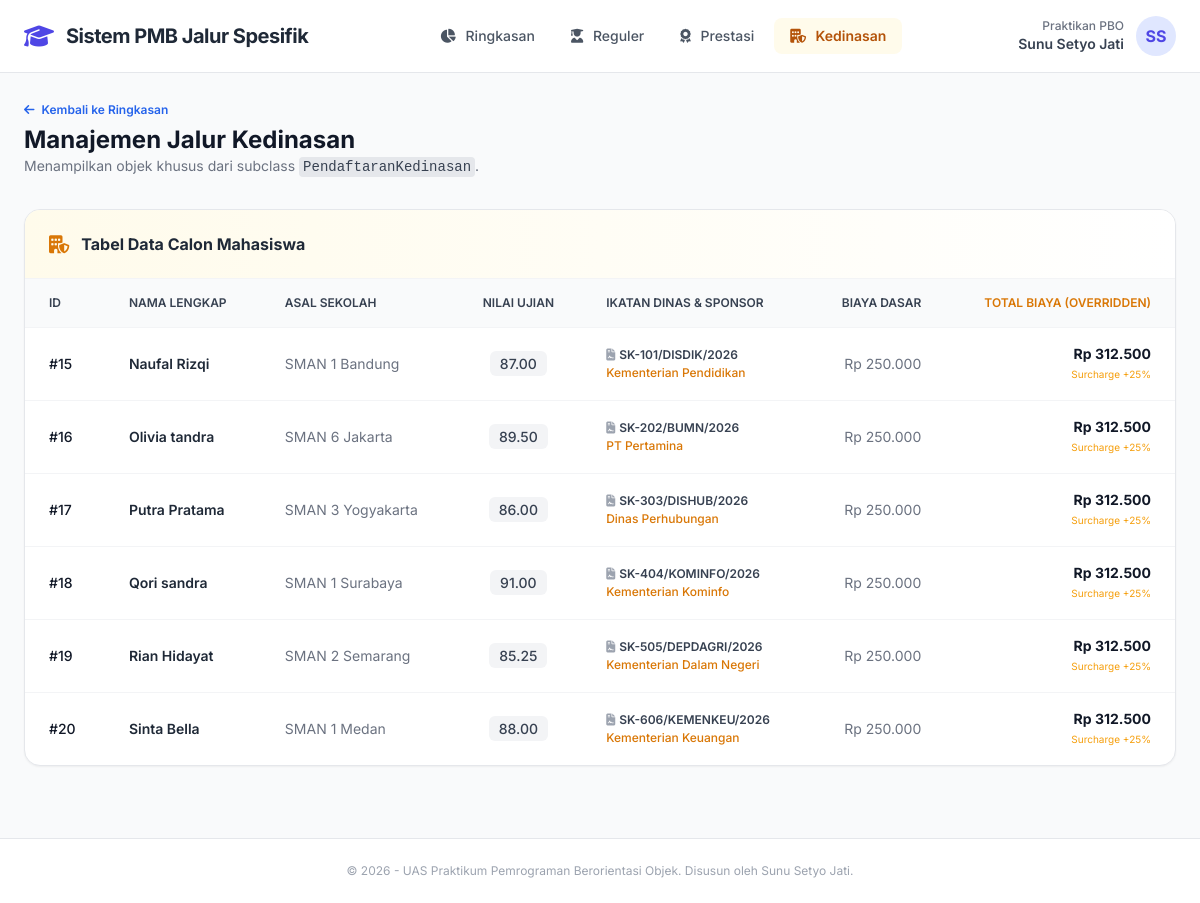
/index.php?page=kedinasan, run on the app's committed database.
### tables this page shows
CREATE TABLE `tabel_pendaftaran` (
  `id_pendaftaran` int NOT NULL,
  `nama_calon` varchar(100) NOT NULL,
  `asal_sekolah` varchar(100) NOT NULL,
  `nilai_ujian` decimal(5,2) NOT NULL,
  `biaya_pendaftaran_dasar` decimal(10,2) NOT NULL,
  `jalur_pendaftaran` enum('Reguler','Prestasi','Kedinasan') NOT NULL,
  `pilihan_prodi` varchar(100) DEFAULT NULL,
  `lokasi_kampus` varchar(100) DEFAULT NULL,
  `jenis_prestasi` varchar(100) DEFAULT NULL,
  `tingkat_prestasi` varchar(50) DEFAULT NULL,
  `sk_ikatan_dinas` varchar(100) DEFAULT NULL,
  `instansi_sponsor` varchar(100) DEFAULT NULL
);

### PendaftaranKedinasan.php (called while the page is built, shortened)
<?php
require_once 'Pendaftaran.php';
class PendaftaranKedinasan extends Pendaftaran {
    private $sk_ikatan_dinas;
    private $instansi_sponsor;
    public function __construct($id_pendaftaran, $nama_calon, $asal_sekolah, $nilai_ujian, $biaya_pendaftaran_dasar, $sk_ikatan_dinas, $instansi_sponsor) {
        $this->sk_ikatan_dinas = $sk_ikatan_dinas;
        $this->instansi_sponsor = $instansi_sponsor;
    }
    public function getSkIkatanDinas() { return $this->sk_ikatan_dinas; }
    public function getInstansiSponsor() { return $this->instansi_sponsor; }
    public function hitungTotalBiaya() {
        return $this->biaya_pendaftaran_dasar * 1.25;
    }
    public static function getDaftarKedinasan($db) {
        $query = "SELECT * FROM tabel_pendaftaran WHERE jalur_pendaftaran = 'Kedinasan'";
        $stmt = $db->prepare($query);
        $stmt->execute();
        $list = [];
        while ($row = $stmt->fetch(PDO::FETCH_ASSOC)) {
            $list[] = new PendaftaranKedinasan(
                $row['id_pendaftaran'],
                $row['nama_calon'],
                $row['asal_sekolah'],
                $row['nilai_ujian'],
                $row['biaya_pendaftaran_dasar'],
                $row['sk_ikatan_dinas'],
                $row['instansi_sponsor']
            );
        }
        return $list;
    }
}
?>

### Pendaftaran.php (called while the page is built, shortened)
<?php
abstract class Pendaftaran {
    protected $id_pendaftaran;
    protected $nama_calon;
    protected $asal_sekolah;
    protected $nilai_ujian;
    protected $biaya_pendaftaran_dasar;
    public function __construct($id_pendaftaran, $nama_calon, $asal_sekolah, $nilai_ujian, $biaya_pendaftaran_dasar) {
        $this->id_pendaftaran = $id_pendaftaran;
        $this->nama_calon = $nama_calon;
        $this->asal_sekolah = $asal_sekolah;
        $this->nilai_ujian = $nilai_ujian;
        $this->biaya_pendaftaran_dasar = $biaya_pendaftaran_dasar;
    }
    public function getIdPendaftaran() { return $this->id_pendaftaran; }
    public function getNamaCalon() { return $this->nama_calon; }
    public function getAsalSekolah() { return $this->asal_sekolah; }
    public function getNilaiUjian() { return $this->nilai_ujian; }
    public function getBiayaPendaftaranDasar() { return $this->biaya_pendaftaran_dasar; }
}
?>

### index.php (the view, shortened to what this page needs)
<?php
require_once 'Pendaftaran.php';
require_once 'PendaftaranKedinasan.php';
$database = new Database();
$db = $database->getConnection();
$page = isset($_GET['page']) ? $_GET['page'] : 'dashboard';
$daftarReguler   = PendaftaranReguler::getDaftarReguler($db);
$daftarPrestasi  = PendaftaranPrestasi::getDaftarPrestasi($db);
$daftarKedinasan = PendaftaranKedinasan::getDaftarKedinasan($db);
$totalReguler = count($daftarReguler);
$totalPrestasi = count($daftarPrestasi);
$totalKedinasan = count($daftarKedinasan);
$totalSemua = $totalReguler + $totalPrestasi + $totalKedinasan;
?>
<!DOCTYPE html>
<html lang="id">
<head>
    <script src="https://cdn.tailwindcss.com"></script>
    <link rel="stylesheet" href="https://cdnjs.cloudflare.com/ajax/libs/font-awesome/6.4.0/css/all.min.css">
</head>
<body class="bg-gray-50 min-h-screen">
    <nav class="bg-white border-b border-gray-200 fixed top-0 z-50 w-full px-6 py-4">
        <div class="flex items-center justify-between">
            <div class="flex items-center justify-start">
                <i class="fa-solid fa-graduation-cap text-indigo-600 text-2xl mr-3"></i>
                <span class="text-xl font-bold text-gray-800 tracking-tight">Sistem PMB Jalur Spesifik</span>
            </div>
            <div class="hidden md:flex space-x-1 font-medium text-sm">
                <a href="index.php?page=dashboard" class="px-4 py-2 rounded-lg transition-colors <?= $page == 'dashboard' ? 'bg-indigo-50 text-indigo-700 font-semibold' : 'text-gray-600 hover:bg-gray-100' ?>">
                    <i class="fa-solid fa-chart-pie mr-1.5"></i> Ringkasan
                </a>
                <a href="index.php?page=reguler" class="px-4 py-2 rounded-lg transition-colors <?= $page == 'reguler' ? 'bg-blue-50 text-blue-700 font-semibold' : 'text-gray-600 hover:bg-gray-100' ?>">
                    <i class="fa-solid fa-user-graduate mr-1.5"></i> Reguler
                </a>
                <a href="index.php?page=prestasi" class="px-4 py-2 rounded-lg transition-colors <?= $page == 'prestasi' ? 'bg-green-50 text-green-700 font-semibold' : 'text-gray-600 hover:bg-gray-100' ?>">
                    <i class="fa-solid fa-award mr-1.5"></i> Prestasi
                </a>
                <a href="index.php?page=kedinasan" class="px-4 py-2 rounded-lg transition-colors <?= $page == 'kedinasan' ? 'bg-amber-50 text-amber-700 font-semibold' : 'text-gray-600 hover:bg-gray-100' ?>">
                    <i class="fa-solid fa-building-shield mr-1.5"></i> Kedinasan
                </a>
            </div>
            <div class="flex items-center space-x-3">
                <div class="text-right">
                    <p class="text-xs text-gray-500 font-medium">Praktikan PBO</p>
                    <p class="text-sm font-semibold text-gray-700">Sunu Setyo Jati</p>
                </div>
                <div class="w-10 h-10 bg-indigo-100 rounded-full flex items-center justify-center text-indigo-600 font-bold">SS</div>
            </div>
        </div>
    </nav>
    <div class="p-6 pt-24 max-w-7xl mx-auto space-y-8">
        <?php if ($page == 'dashboard'): ?>
            <div>
                <h1 class="text-2xl font-bold text-gray-900 tracking-tight">Selamat Datang di Portal PMB</h1>
                <p class="text-sm text-gray-500 mt-1">Gunakan menu navigasi di atas untuk berpindah halaman dan melihat detail spesifik data subclass.</p>
            </div>
            <div class="grid grid-cols-1 sm:grid-cols-2 lg:grid-cols-4 gap-6">
                <div class="bg-white p-6 rounded-2xl border border-gray-100 shadow-sm flex items-center justify-between">
                    <div>
                        <p class="text-sm font-medium text-gray-400 uppercase">Total Semua Pendaftar</p>
                        <h3 class="text-3xl font-bold text-gray-800 mt-1"><?= $totalSemua; ?></h3>
                    </div>
                    <div class="p-4 bg-gray-100 text-gray-600 rounded-xl"><i class="fa-solid fa-users text-xl"></i></div>
                </div>
                <a href="index.php?page=reguler" class="bg-white p-6 rounded-2xl border border-gray-100 shadow-sm flex items-center justify-between hover:border-blue-300 transition-all group">
                    <div>
                        <p class="text-sm font-medium text-gray-400 uppercase">Jalur Reguler</p>
                        <h3 class="text-3xl font-bold text-blue-600 mt-1"><?= $totalReguler; ?></h3>
                        <span class="text-xs text-blue-500 group-hover:underline mt-1 block">Buka Halaman <i class="fa-solid fa-arrow-right ml-1"></i></span>
                    </div>
                    <div class="p-4 bg-blue-50 text-blue-600 rounded-xl"><i class="fa-solid fa-user-graduate text-xl"></i></div>
                </a>
                <a href="index.php?page=prestasi" class="bg-white p-6 rounded-2xl border border-gray-100 shadow-sm flex items-center justify-between hover:border-green-300 transition-all group">
                    <div>
                        <p class="text-sm font-medium text-gray-400 uppercase">Jalur Prestasi</p>
                        <h3 class="text-3xl font-bold text-green-600 mt-1"><?= $totalPrestasi; ?></h3>
                        <span class="text-xs text-green-500 group-hover:underline mt-1 block">Buka Halaman <i class="fa-solid fa-arrow-right ml-1"></i></span>
                    </div>
                    <div class="p-4 bg-green-50 text-green-600 rounded-xl"><i class="fa-solid fa-award text-xl"></i></div>
                </a>
                <a href="index.php?page=kedinasan" class="bg-white p-6 rounded-2xl border border-gray-100 shadow-sm flex items-center justify-between hover:border-amber-300 transition-all group">
                    <div>
                        <p class="text-sm font-medium text-gray-400 uppercase">Jalur Kedinasan</p>
                        <h3 class="text-3xl font-bold text-amber-600 mt-1"><?= $totalKedinasan; ?></h3>
                        <span class="text-xs text-amber-500 group-hover:underline mt-1 block">Buka Halaman <i class="fa-solid fa-arrow-right ml-1"></i></span>
                    </div>
                    <div class="p-4 bg-amber-50 text-amber-600 rounded-xl"><i class="fa-solid fa-building-shield text-xl"></i></div>
                </a>
            </div>
            <div class="bg-gradient-to-r from-indigo-500 to-purple-600 p-8 rounded-2xl text-white shadow-md">
                <h3 class="text-xl font-bold mb-2"><i class="fa-solid fa-code mr-2"></i>Informasi Implementasi OOP</h3>
                <p class="text-sm text-indigo-100 max-w-2xl leading-relaxed">Proyek ini dirancang penuh menggunakan <strong>PHP Object-Oriented Programming (OOP)</strong>. Menghubungkan abstraksi basis data PDO, pembagian subclass konkrit, serta implementasi Polimorfisme Overriding untuk kalkulasi biaya pendaftaran akhir mahasiswa.</p>
            </div>
        <?php elseif ($page == 'kedinasan'): ?>
            <div>
                <a href="index.php?page=dashboard" class="text-xs text-blue-600 font-semibold hover:underline"><i class="fa-solid fa-arrow-left mr-1"></i> Kembali ke Ringkasan</a>
                <h1 class="text-2xl font-bold text-gray-900 mt-1">Manajemen Jalur Kedinasan</h1>
                <p class="text-sm text-gray-500">Menampilkan objek khusus dari subclass <code class="bg-gray-200 text-gray-700 px-1 py-0.5 rounded">PendaftaranKedinasan</code>.</p>
            </div>
            <div class="bg-white rounded-2xl border border-gray-200 shadow-sm overflow-hidden">
                <div class="px-6 py-5 bg-gradient-to-r from-amber-50 to-white border-b border-gray-100 flex items-center">
                    <i class="fa-solid fa-building-shield text-amber-600 text-lg mr-3"></i>
                    <h2 class="text-md font-bold text-gray-800">Tabel Data Calon Mahasiswa</h2>
                </div>
                <div class="overflow-x-auto">
                    <table class="w-full text-sm text-left text-gray-500">
                        <thead class="text-xs text-gray-700 uppercase bg-gray-50 border-b border-gray-100">
                            <tr>
                                <th class="px-6 py-4 font-semibold">ID</th>
                                <th class="px-6 py-4 font-semibold">Nama Lengkap</th>
                                <th class="px-6 py-4 font-semibold">Asal Sekolah</th>
                                <th class="px-6 py-4 font-semibold text-center">Nilai Ujian</th>
                                <th class="px-6 py-4 font-semibold">Ikatan Dinas & Sponsor</th>
                                <th class="px-6 py-4 font-semibold text-right">Biaya Dasar</th>
                                <th class="px-6 py-4 font-semibold text-right text-amber-600">Total Biaya (Overridden)</th>
                            </tr>
                        </thead>
                        <tbody class="divide-y divide-gray-100">
                            <?php foreach ($daftarKedinasan as $mhs): ?>
                                <tr class="hover:bg-gray-50/70 transition-colors">
                                    <td class="px-6 py-4 font-medium text-gray-900">#<?= $mhs->getIdPendaftaran(); ?></td>
                                    <td class="px-6 py-4 font-semibold text-gray-800"><?= htmlspecialchars($mhs->getNamaCalon()); ?></td>
                                    <td class="px-6 py-4"><?= htmlspecialchars($mhs->getAsalSekolah()); ?></td>
                                    <td class="px-6 py-4 text-center"><span class="bg-gray-100 text-gray-700 font-medium px-2.5 py-1 rounded-md"><?= $mhs->getNilaiUjian(); ?></span></td>
                                    <td class="px-6 py-4">
                                        <div class="text-xs font-semibold text-gray-700"><i class="fa-solid fa-file-contract mr-1 text-gray-400"></i><?= htmlspecialchars($mhs->getSkIkatanDinas()); ?></div>
                                        <div class="text-xs text-amber-600 font-medium mt-0.5"><?= htmlspecialchars($mhs->getInstansiSponsor()); ?></div>
                                    </td>
                                    <td class="px-6 py-4 text-right">Rp <?= number_format($mhs->getBiayaPendaftaranDasar(), 0, ',', '.'); ?></td>
                                    <td class="px-6 py-4 text-right font-bold text-gray-900">
                                        Rp <?= number_format($mhs->hitungTotalBiaya(), 0, ',', '.'); ?>
                                        <span class="block text-[10px] text-amber-500 font-normal">Surcharge +25%</span>
                                    </td>
                                </tr>
                            <?php endforeach; ?>
                        </tbody>
                    </table>
                </div>
            </div>
        <?php endif; ?>
    </div>
    <footer class="bg-white border-t border-gray-200 mt-12 py-6 text-center text-xs text-gray-400">
        &copy; 2026 - UAS Praktikum Pemrograman Berorientasi Objek. Disusun oleh Sunu Setyo Jati.
    </footer>
</body>
</html>

### index.php (style rules this page uses)
body { font-family: 'Inter', sans-serif; }

### data on the page
tabel_pendaftaran: id_pendaftaran "15", nama_calon "Naufal Rizqi", asal_sekolah "SMAN 1 Bandung", nilai_ujian "87.00", sk_ikatan_dinas "SK-101/DISDIK/2026", instansi_sponsor "Kementerian Pendidikan", biaya_pendaftaran_dasar "250.000", biaya_pendaftaran_dasar "312.500"
tabel_pendaftaran: id_pendaftaran "16", nama_calon "Olivia tandra", asal_sekolah "SMAN 6 Jakarta", nilai_ujian "89.50", sk_ikatan_dinas "SK-202/BUMN/2026", instansi_sponsor "PT Pertamina", biaya_pendaftaran_dasar "250.000", biaya_pendaftaran_dasar "312.500"
tabel_pendaftaran: id_pendaftaran "17", nama_calon "Putra Pratama", asal_sekolah "SMAN 3 Yogyakarta", nilai_ujian "86.00", sk_ikatan_dinas "SK-303/DISHUB/2026", instansi_sponsor "Dinas Perhubungan", biaya_pendaftaran_dasar "250.000", biaya_pendaftaran_dasar "312.500"
tabel_pendaftaran: id_pendaftaran "18", nama_calon "Qori sandra", asal_sekolah "SMAN 1 Surabaya", nilai_ujian "91.00", sk_ikatan_dinas "SK-404/KOMINFO/2026", instansi_sponsor "Kementerian Kominfo", biaya_pendaftaran_dasar "250.000", biaya_pendaftaran_dasar "312.500"
tabel_pendaftaran: id_pendaftaran "19", nama_calon "Rian Hidayat", asal_sekolah "SMAN 2 Semarang", nilai_ujian "85.25", sk_ikatan_dinas "SK-505/DEPDAGRI/2026", instansi_sponsor "Kementerian Dalam Negeri", biaya_pendaftaran_dasar "250.000", biaya_pendaftaran_dasar "312.500"
tabel_pendaftaran: id_pendaftaran "20", nama_calon "Sinta Bella", asal_sekolah "SMAN 1 Medan", nilai_ujian "88.00", sk_ikatan_dinas "SK-606/KEMENKEU/2026", instansi_sponsor "Kementerian Keuangan", biaya_pendaftaran_dasar "250.000", biaya_pendaftaran_dasar "312.500"
